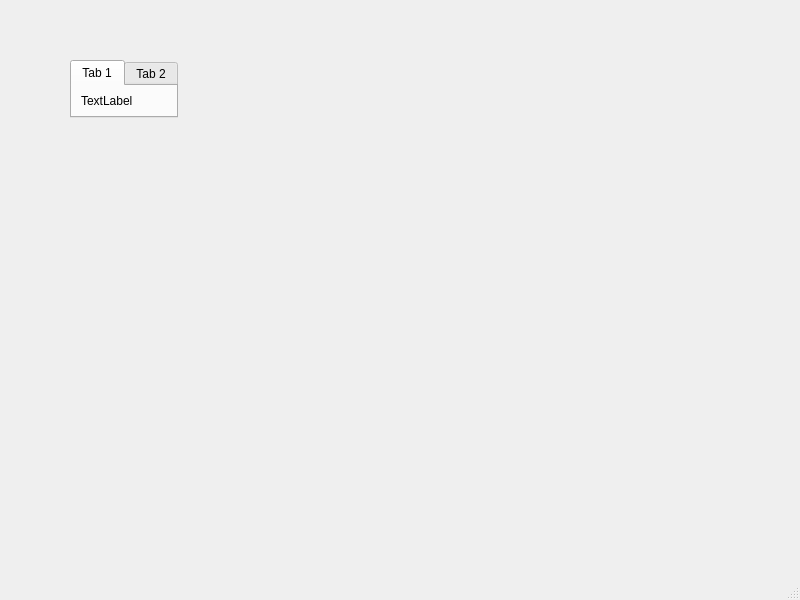
<?xml version="1.0" encoding="UTF-8"?>
<ui version="4.0">
 <class>MainWindow</class>
 <widget class="QMainWindow" name="MainWindow">
  <property name="geometry">
   <rect>
    <x>0</x>
    <y>0</y>
    <width>800</width>
    <height>600</height>
   </rect>
  </property>
  <property name="windowTitle">
   <string>MainWindow</string>
  </property>
  <widget class="QWidget" name="centralwidget">
   <widget class="QTabWidget" name="tabWidget">
    <property name="geometry">
     <rect>
      <x>70</x>
      <y>60</y>
      <width>108</width>
      <height>58</height>
     </rect>
    </property>
    <widget class="QWidget" name="tab">
     <attribute name="title">
      <string>Tab 1</string>
     </attribute>
     <layout class="QGridLayout" name="gridLayout">
      <item row="0" column="0">
       <widget class="QLabel" name="label">
        <property name="text">
         <string>TextLabel</string>
        </property>
       </widget>
      </item>
     </layout>
    </widget>
    <widget class="QWidget" name="tab_2">
     <attribute name="title">
      <string>Tab 2</string>
     </attribute>
    </widget>
   </widget>
  </widget>
  <widget class="QMenuBar" name="menubar">
   <property name="geometry">
    <rect>
     <x>0</x>
     <y>0</y>
     <width>800</width>
     <height>21</height>
    </rect>
   </property>
  </widget>
  <widget class="QStatusBar" name="statusbar"/>
 </widget>
 <resources/>
 <connections/>
</ui>
